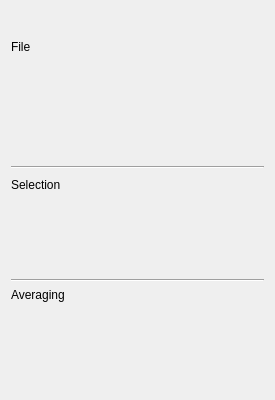
<?xml version="1.0" encoding="UTF-8"?>
<ui version="4.0">
 <class>PlotMSDataTabClass</class>
 <widget class="QWidget" name="PlotMSDataTabClass">
  <property name="geometry">
   <rect>
    <x>0</x>
    <y>0</y>
    <width>275</width>
    <height>400</height>
   </rect>
  </property>
  <property name="maximumSize">
   <size>
    <width>300</width>
    <height>16777215</height>
   </size>
  </property>
  <property name="windowTitle">
   <string>PlotMS MS Data Tab</string>
  </property>
  <layout class="QVBoxLayout" name="verticalLayout">
   <item>
    <widget class="QLabel" name="locationLabel">
     <property name="text">
      <string>File</string>
     </property>
     <property name="textFormat">
      <enum>Qt::RichText</enum>
     </property>
    </widget>
   </item>
   <item>
    <widget class="QFrame" name="locationFrame">
     <property name="frameShape">
      <enum>QFrame::NoFrame</enum>
     </property>
     <property name="frameShadow">
      <enum>QFrame::Raised</enum>
     </property>
    </widget>
   </item>
   <item>
    <widget class="Line" name="line_3">
     <property name="orientation">
      <enum>Qt::Horizontal</enum>
     </property>
    </widget>
   </item>
   <item>
    <layout class="QHBoxLayout" name="horizontalLayout">
     <item>
      <widget class="QLabel" name="selectionLabel">
       <property name="sizePolicy">
        <sizepolicy hsizetype="Preferred" vsizetype="Fixed">
         <horstretch>0</horstretch>
         <verstretch>0</verstretch>
        </sizepolicy>
       </property>
       <property name="text">
        <string>Selection</string>
       </property>
       <property name="textFormat">
        <enum>Qt::RichText</enum>
       </property>
      </widget>
     </item>
     <item>
      <widget class="Line" name="line">
       <property name="orientation">
        <enum>Qt::Horizontal</enum>
       </property>
      </widget>
     </item>
     <item>
      <spacer name="horizontalSpacer_2">
       <property name="orientation">
        <enum>Qt::Horizontal</enum>
       </property>
       <property name="sizeHint" stdset="0">
        <size>
         <width>40</width>
         <height>20</height>
        </size>
       </property>
      </spacer>
     </item>
    </layout>
   </item>
   <item>
    <widget class="QFrame" name="selectionFrame">
     <property name="sizePolicy">
      <sizepolicy hsizetype="Preferred" vsizetype="Preferred">
       <horstretch>0</horstretch>
       <verstretch>0</verstretch>
      </sizepolicy>
     </property>
     <property name="frameShape">
      <enum>QFrame::NoFrame</enum>
     </property>
     <property name="frameShadow">
      <enum>QFrame::Raised</enum>
     </property>
    </widget>
   </item>
   <item>
    <widget class="Line" name="line_2">
     <property name="orientation">
      <enum>Qt::Horizontal</enum>
     </property>
    </widget>
   </item>
   <item>
    <layout class="QHBoxLayout" name="horizontalLayout_2">
     <property name="spacing">
      <number>0</number>
     </property>
     <item>
      <widget class="QLabel" name="averagingLabel">
       <property name="sizePolicy">
        <sizepolicy hsizetype="Preferred" vsizetype="Fixed">
         <horstretch>0</horstretch>
         <verstretch>0</verstretch>
        </sizepolicy>
       </property>
       <property name="text">
        <string>Averaging</string>
       </property>
       <property name="textFormat">
        <enum>Qt::RichText</enum>
       </property>
      </widget>
     </item>
     <item>
      <spacer name="horizontalSpacer_4">
       <property name="orientation">
        <enum>Qt::Horizontal</enum>
       </property>
       <property name="sizeHint" stdset="0">
        <size>
         <width>40</width>
         <height>6</height>
        </size>
       </property>
      </spacer>
     </item>
    </layout>
   </item>
   <item>
    <widget class="QFrame" name="averagingFrame">
     <property name="frameShape">
      <enum>QFrame::NoFrame</enum>
     </property>
     <property name="frameShadow">
      <enum>QFrame::Raised</enum>
     </property>
    </widget>
   </item>
   <item>
    <spacer>
     <property name="orientation">
      <enum>Qt::Vertical</enum>
     </property>
     <property name="sizeType">
      <enum>QSizePolicy::Preferred</enum>
     </property>
     <property name="sizeHint" stdset="0">
      <size>
       <width>235</width>
       <height>10</height>
      </size>
     </property>
    </spacer>
   </item>
  </layout>
 </widget>
 <resources/>
 <connections/>
</ui>
